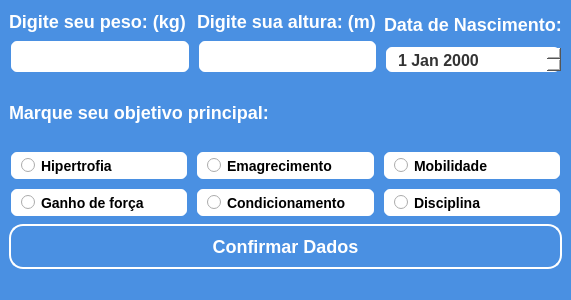
<?xml version="1.0" encoding="UTF-8"?>
<ui version="4.0">
 <class>janela_criar_upadrao</class>
 <widget class="QMainWindow" name="janela_criar_upadrao">
  <property name="geometry">
   <rect>
    <x>0</x>
    <y>0</y>
    <width>571</width>
    <height>300</height>
   </rect>
  </property>
  <property name="windowTitle">
   <string>MainWindow</string>
  </property>
  <property name="styleSheet">
   <string notr="true">*{
	background-color: #4A90E2;
}

QLabel{
	font-family: &quot;Segoe UI&quot;;
	font-weight: bold;
	font-size: 18px;
    color: #fff;
}

QLineEdit{
    background: #ffffff;
    border: 2px solid #4A90E2;
    border-radius: 8px;
    padding: 5px 10px;

    font-family: &quot;Segoe UI&quot;;
    font-weight: bold;
    font-size: 16px;
    color: #333333;
}

QLineEdit:focus{
    border-color: #53A3FF;
    background: #E6F7FF; 
}

QLineEdit:disabled {
    background: #f0f0f0;
    border: 2px solid #cccccc;
    color: #999999;
}

QRadioButton {
    background: #ffffff;
    border: 2px solid #4A90E2;
    border-radius: 8px;
    padding: 5px 10px;

    font-family: &quot;Segoe UI&quot;;
    font-weight: bold;
    font-size: 14px;
    color: #000000;
}

QRadioButton:checked {
    background: #4A90E2; 	/* Fundo azul quando selecionado */
    border-color: #53A3FF; 	/* Borda com azul mais claro */
    color: #FFFFFF;					 /* Texto branco */
}

QRadioButton:hover {
    border-color: #53A3FF;	 /* Borda azul claro ao passar o mouse */
    background: #E6F7FF;		 /* Fundo azul claro */
    color: #1D08FF;					 /* Texto branco */
}

QPushButton{
    background: #4A90E2;
    border: 2px solid #fff;
    border-radius: 14px;
    padding: 10px 20px;

	font-family: &quot;Segoe UI&quot;;
	font-weight: bold;
	font-size: 18px;
    color: #fff;
}

QPushButton:hover{
    background: #53A3FF;
    border: 2px solid #fff;
    border-radius: 12px;
    padding: 10px 20px;
}

QDateEdit {
    background: #ffffff;
    border: 2px solid #4A90E2;
    border-radius: 8px;
    padding: 5px 10px;

    font-family: &quot;Segoe UI&quot;;
    font-weight: bold;
    font-size: 16px;
    color: #333333;
}

QDateEdit:focus {
    border-color: #53A3FF;
    background: #E6F7FF;
}

QDateEdit::drop-down {
    border: none;
    width: 20px;
    background: #4A90E2;
    border-top-right-radius: 8px;
    border-bottom-right-radius: 8px;
}

QDateEdit::drop-down:hover {
    background: #53A3FF;
}

QDateEdit:disabled {
    background: #f0f0f0;
    border: 2px solid #cccccc;
    color: #999999;
}

QDateEdit::down-arrow {
    width: 10px;
    height: 10px;
}</string>
  </property>
  <widget class="QWidget" name="centralwidget">
   <layout class="QVBoxLayout" name="verticalLayout_4">
    <item>
     <layout class="QHBoxLayout" name="horizontalLayout">
      <item>
       <layout class="QVBoxLayout" name="verticalLayout">
        <item>
         <widget class="QLabel" name="_txt_peso">
          <property name="text">
           <string>Digite seu peso: (kg)</string>
          </property>
         </widget>
        </item>
        <item>
         <widget class="QLineEdit" name="_line_peso">
          <property name="cursor">
           <cursorShape>IBeamCursor</cursorShape>
          </property>
          <property name="text">
           <string/>
          </property>
         </widget>
        </item>
       </layout>
      </item>
      <item>
       <layout class="QVBoxLayout" name="verticalLayout_2">
        <item>
         <widget class="QLabel" name="_txt_altura">
          <property name="text">
           <string>Digite sua altura: (m)</string>
          </property>
         </widget>
        </item>
        <item>
         <widget class="QLineEdit" name="_line_altura"/>
        </item>
       </layout>
      </item>
      <item>
       <layout class="QVBoxLayout" name="verticalLayout_3">
        <item>
         <widget class="QLabel" name="_txt_datanascimento">
          <property name="text">
           <string>Data de Nascimento:</string>
          </property>
         </widget>
        </item>
        <item>
         <widget class="QDateEdit" name="_date_nascimento">
          <property name="sizePolicy">
           <sizepolicy hsizetype="Minimum" vsizetype="Ignored">
            <horstretch>0</horstretch>
            <verstretch>0</verstretch>
           </sizepolicy>
          </property>
         </widget>
        </item>
       </layout>
      </item>
     </layout>
    </item>
    <item>
     <widget class="QLabel" name="_txt_objetivo">
      <property name="text">
       <string>Marque seu objetivo principal:</string>
      </property>
     </widget>
    </item>
    <item>
     <layout class="QHBoxLayout" name="horizontalLayout_2">
      <item>
       <widget class="QRadioButton" name="_rad_hipertrofia">
        <property name="cursor">
         <cursorShape>PointingHandCursor</cursorShape>
        </property>
        <property name="text">
         <string>Hipertrofia</string>
        </property>
       </widget>
      </item>
      <item>
       <widget class="QRadioButton" name="_rad_emagrecimento">
        <property name="cursor">
         <cursorShape>PointingHandCursor</cursorShape>
        </property>
        <property name="text">
         <string>Emagrecimento</string>
        </property>
       </widget>
      </item>
      <item>
       <widget class="QRadioButton" name="_rad_mobilidade">
        <property name="cursor">
         <cursorShape>PointingHandCursor</cursorShape>
        </property>
        <property name="text">
         <string>Mobilidade</string>
        </property>
       </widget>
      </item>
     </layout>
    </item>
    <item>
     <layout class="QHBoxLayout" name="horizontalLayout_3">
      <item>
       <widget class="QRadioButton" name="_rad_ganhoforca">
        <property name="cursor">
         <cursorShape>PointingHandCursor</cursorShape>
        </property>
        <property name="text">
         <string>Ganho de força</string>
        </property>
       </widget>
      </item>
      <item>
       <widget class="QRadioButton" name="_rad_condicionamento">
        <property name="cursor">
         <cursorShape>PointingHandCursor</cursorShape>
        </property>
        <property name="text">
         <string>Condicionamento</string>
        </property>
       </widget>
      </item>
      <item>
       <widget class="QRadioButton" name="_rad_disciplina">
        <property name="cursor">
         <cursorShape>PointingHandCursor</cursorShape>
        </property>
        <property name="text">
         <string>Disciplina</string>
        </property>
       </widget>
      </item>
     </layout>
    </item>
    <item>
     <widget class="QPushButton" name="_btn_confirma">
      <property name="cursor">
       <cursorShape>PointingHandCursor</cursorShape>
      </property>
      <property name="text">
       <string>Confirmar Dados</string>
      </property>
     </widget>
    </item>
   </layout>
  </widget>
  <widget class="QMenuBar" name="menubar">
   <property name="geometry">
    <rect>
     <x>0</x>
     <y>0</y>
     <width>571</width>
     <height>21</height>
    </rect>
   </property>
  </widget>
  <widget class="QStatusBar" name="statusbar"/>
 </widget>
 <resources/>
 <connections/>
</ui>
